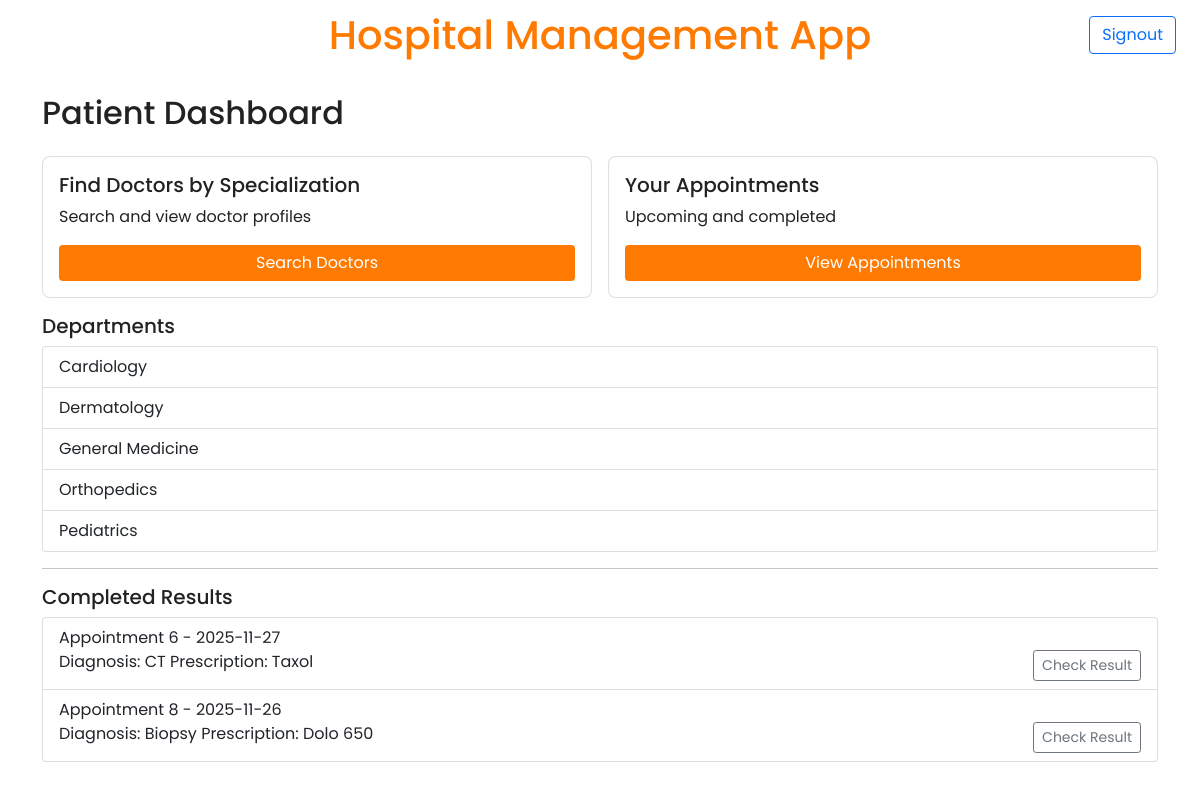
/patient/dashboard (signed in), run on the app's committed database.
### backend/models.py (models this page shows)
class Department(db.Model):
  __tablename__ = 'departments'
  id = db.Column(db.Integer, primary_key=True)
  name = db.Column(db.String, unique=True, nullable=False)
  description = db.Column(db.String)
  doctors = db.relationship('Doctor', backref='specialization_obj', lazy='dynamic', passive_deletes=True)

class Treatment(db.Model):
  __tablename__ = 'treatments'
  id = db.Column(db.Integer, primary_key=True)
  appointment_id = db.Column(db.Integer, db.ForeignKey('appointments.id', ondelete='CASCADE'), nullable=False)
  diagnosis = db.Column(db.Text)
  prescription = db.Column(db.Text)
  doctor_notes = db.Column(db.Text)
  created_at = db.Column(db.DateTime, server_default=db.func.current_timestamp())

class Appointment(db.Model):
  __tablename__ = 'appointments'
  id = db.Column(db.Integer, primary_key=True)
  patient_id = db.Column(db.Integer, db.ForeignKey('patients.id', ondelete='CASCADE'), nullable=False)
  doctor_id = db.Column(db.Integer, db.ForeignKey('doctors.id', ondelete='CASCADE'), nullable=False)
  appointment_date = db.Column(db.String, nullable=False)
  appointment_time = db.Column(db.String, nullable=False)
  status = db.Column(db.String, nullable=False, default='Booked')
  notes = db.Column(db.Text)
  created_at = db.Column(db.DateTime, server_default=db.func.current_timestamp())
  __table_args__ = (db.UniqueConstraint('doctor_id', 'appointment_date', 'appointment_time', name='uix_appointment'),)
  treatments = db.relationship('Treatment', backref='appointment_obj', cascade='all, delete-orphan', passive_deletes=True)

### backend/controller.py (the view)
    @app.route('/patient/dashboard')
    def route_show_patient_dashboard():
        patient_id = session.get('patient_id')
        departments = Department.query.with_entities(Department.id, Department.name).all()
        upcoming = []
        completed = []
        if patient_id:
            upcoming = Appointment.query.filter_by(patient_id=patient_id, status='Booked').order_by(Appointment.appointment_date, Appointment.appointment_time).all()
            raw_completed = db.session.query(Appointment, Treatment.diagnosis, Treatment.prescription).outerjoin(Treatment, Appointment.id == Treatment.appointment_id).filter(Appointment.patient_id == patient_id, Appointment.status == 'Completed').order_by(Appointment.appointment_date.desc()).all()
            completed = []
            for row in raw_completed:
                try:
                    appt = row[0]
                    diag = row[1]
                    presc = row[2]
                except Exception:
                    appt = row
                    diag = None
                    presc = None
                completed.append({
                    'id': appt.id,
                    'appointment_date': appt.appointment_date,
                    'diagnosis': diag,
                    'prescription': presc,
                })
        return render_template('patient/dashboard.html', departments=departments, upcoming=upcoming, completed=completed)

### templates/patient/dashboard.html (shortened to what this page needs)
{% extends "base.html" %}
{% block main_content %}
<div class="d-flex justify-content-between align-items-center mb-3">
  <h2>Patient Dashboard</h2>
</div>
<div class="row g-3 mb-3">
  <div class="col-md-6">
    <div class="card p-3">
      <h5>Find Doctors by Specialization</h5>
      <p>Search and view doctor profiles</p>
      <a class="btn btn-primary-action" href="{{ url_for('route_show_patient_doctors_list') }}">Search Doctors</a>
    </div>
  </div>
  <div class="col-md-6">
    <div class="card p-3">
      <h5>Your Appointments</h5>
      <p>Upcoming and completed</p>
      <a class="btn btn-primary-action" href="{{ url_for('route_show_patient_appointments_list') }}">View Appointments</a>
    </div>
  </div>
</div>
<h5>Departments</h5>
<ul class="list-group">
  {% for dep in departments %}
  <li class="list-group-item">{{ dep.name }}</li>
  {% endfor %}
</ul>
<hr>
<h5>Completed Results</h5>
<ul class="list-group">
  {% for c in completed %}
  <li class="list-group-item">
    Appointment {{ c.id }} - {{ c.appointment_date }} <br>
    Diagnosis: {{ c.diagnosis or '-' }} Prescription: {{ c.prescription or '-' }}
    <a class="btn btn-sm btn-outline-secondary float-end" href="{{ url_for('route_show_patient_appointment_detail', appointment_id=c.id) }}">Check Result</a>
  </li>
  {% endfor %}
</ul>
{% endblock %}

### static/css/style.css (style rules this page uses)
:root { --primary-orange: #ff7a00; --primary-orange-dark: #e66800; --neutral-muted: #6c757d; --available-green: #d4f7d4; --unavailable-red: #ffd6d6; }
body { background-color: #ffffff; color: #222222; font-family: 'Poppins', sans-serif; }
.btn-primary-action { background-color: var(--primary-orange); color: #ffffff; border: none; }
.card { border-radius: 0.5rem; }

### data on the page
Department: name "Cardiology"
Department: name "Dermatology"
Department: name "General Medicine"
Department: name "Orthopedics"
Department: name "Pediatrics"
Treatment: id "6", appointment_date "2025-11-27", diagnosis "CT", prescription "Taxol"
Treatment: id "8", appointment_date "2025-11-26", diagnosis "Biopsy", prescription "Dolo 650"
